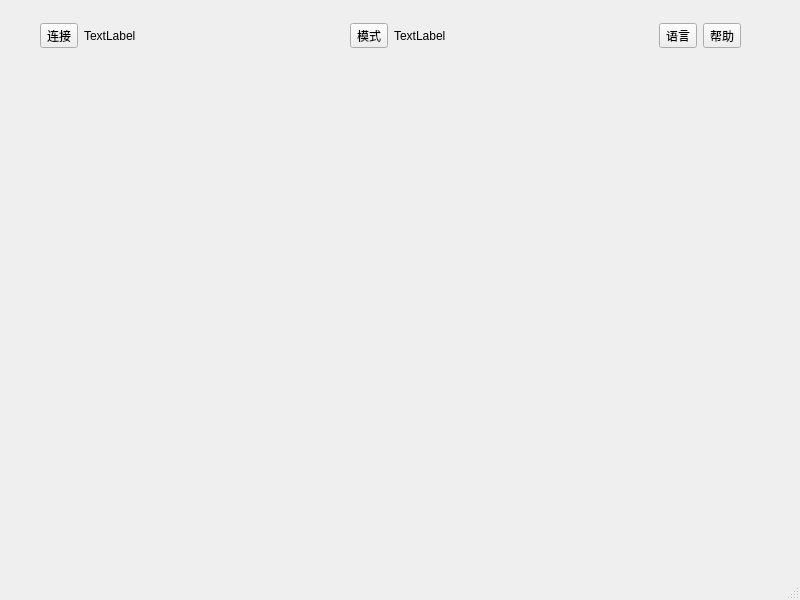
<?xml version="1.0" encoding="UTF-8"?>
<ui version="4.0">
 <class>MainWindow</class>
 <widget class="QMainWindow" name="MainWindow">
  <property name="geometry">
   <rect>
    <x>0</x>
    <y>0</y>
    <width>800</width>
    <height>600</height>
   </rect>
  </property>
  <property name="windowTitle">
   <string/>
  </property>
  <property name="windowIcon">
   <iconset resource="image.qrc">
    <normaloff>:/image/K_logo_small.png</normaloff>:/image/K_logo_small.png</iconset>
  </property>
  <widget class="QWidget" name="centralwidget">
   <widget class="QStackedWidget" name="stackedWidget">
    <property name="geometry">
     <rect>
      <x>9</x>
      <y>79</y>
      <width>791</width>
      <height>491</height>
     </rect>
    </property>
    <property name="currentIndex">
     <number>1</number>
    </property>
    <widget class="QWidget" name="page">
     <widget class="QWidget" name="widget" native="true">
      <property name="geometry">
       <rect>
        <x>60</x>
        <y>60</y>
        <width>671</width>
        <height>391</height>
       </rect>
      </property>
      <layout class="QHBoxLayout" name="horizontalLayout">
       <item>
        <widget class="LedControl" name="widget_channel1" native="true"/>
       </item>
       <item>
        <widget class="LedControl" name="widget_channel2" native="true"/>
       </item>
       <item>
        <widget class="LedControl" name="widget_channel3" native="true"/>
       </item>
       <item>
        <widget class="LedControl" name="widget_channel4" native="true"/>
       </item>
      </layout>
     </widget>
    </widget>
    <widget class="QWidget" name="page_2">
     <widget class="QWidget" name="widget_pulse" native="true">
      <property name="geometry">
       <rect>
        <x>0</x>
        <y>20</y>
        <width>771</width>
        <height>461</height>
       </rect>
      </property>
      <layout class="QHBoxLayout" name="horizontalLayout_2">
       <item>
        <widget class="PulseMode" name="widget_pulsechannelAll" native="true"/>
       </item>
       <item>
        <widget class="PulseMode" name="widget_pulsechannel1" native="true"/>
       </item>
       <item>
        <widget class="PulseMode" name="widget_pulsechannel2" native="true"/>
       </item>
       <item>
        <widget class="PulseMode" name="widget_pulsechannel3" native="true"/>
       </item>
       <item>
        <widget class="PulseMode" name="widget_pulsechannel4" native="true"/>
       </item>
      </layout>
     </widget>
    </widget>
   </widget>
   <widget class="QWidget" name="widget_2" native="true">
    <property name="geometry">
     <rect>
      <x>40</x>
      <y>0</y>
      <width>701</width>
      <height>71</height>
     </rect>
    </property>
    <layout class="QHBoxLayout" name="horizontalLayout_3">
     <item>
      <widget class="QToolButton" name="toolButton_connect">
       <property name="text">
        <string>连接</string>
       </property>
       <property name="icon">
        <iconset resource="image.qrc">
         <normaloff>:/image/connect.png</normaloff>:/image/connect.png</iconset>
       </property>
       <property name="toolButtonStyle">
        <enum>Qt::ToolButtonTextUnderIcon</enum>
       </property>
      </widget>
     </item>
     <item>
      <widget class="QLabel" name="label_connect">
       <property name="text">
        <string>TextLabel</string>
       </property>
      </widget>
     </item>
     <item>
      <widget class="QToolButton" name="toolButton_mode">
       <property name="text">
        <string>模式</string>
       </property>
       <property name="icon">
        <iconset resource="image.qrc">
         <normaloff>:/image/main_config.png</normaloff>:/image/main_config.png</iconset>
       </property>
       <property name="toolButtonStyle">
        <enum>Qt::ToolButtonTextUnderIcon</enum>
       </property>
      </widget>
     </item>
     <item>
      <widget class="QLabel" name="label_mode">
       <property name="text">
        <string>TextLabel</string>
       </property>
      </widget>
     </item>
     <item>
      <widget class="QToolButton" name="toolButton_language">
       <property name="text">
        <string>语言</string>
       </property>
       <property name="icon">
        <iconset resource="image.qrc">
         <normaloff>:/image/language.png</normaloff>:/image/language.png</iconset>
       </property>
       <property name="toolButtonStyle">
        <enum>Qt::ToolButtonTextUnderIcon</enum>
       </property>
      </widget>
     </item>
     <item>
      <widget class="QToolButton" name="toolButton_help">
       <property name="text">
        <string>帮助</string>
       </property>
       <property name="icon">
        <iconset resource="image.qrc">
         <normaloff>:/image/help.png</normaloff>:/image/help.png</iconset>
       </property>
       <property name="toolButtonStyle">
        <enum>Qt::ToolButtonTextUnderIcon</enum>
       </property>
      </widget>
     </item>
    </layout>
   </widget>
  </widget>
  <widget class="QStatusBar" name="statusbar"/>
 </widget>
 <customwidgets>
  <customwidget>
   <class>LedControl</class>
   <extends>QWidget</extends>
   <header>ledcontrol.h</header>
   <container>1</container>
  </customwidget>
  <customwidget>
   <class>PulseMode</class>
   <extends>QWidget</extends>
   <header>pulsemode.h</header>
   <container>1</container>
  </customwidget>
 </customwidgets>
 <resources>
  <include location="image.qrc"/>
 </resources>
 <connections/>
</ui>
